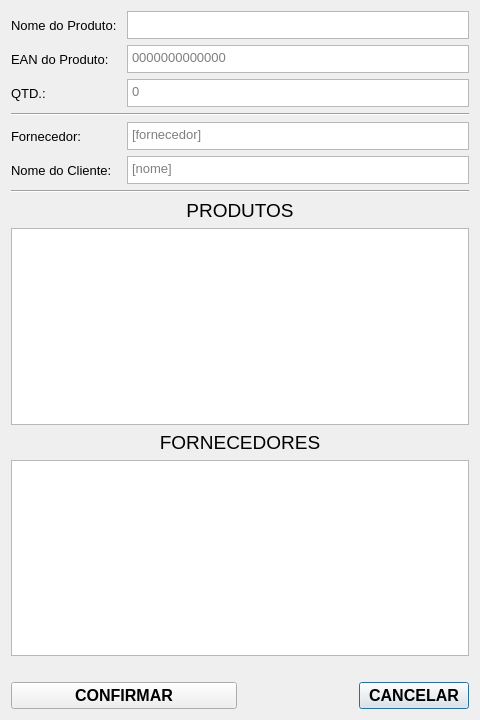
<?xml version="1.0" encoding="UTF-8"?>
<ui version="4.0">
 <class>WOBuy</class>
 <widget class="QDialog" name="WOBuy">
  <property name="geometry">
   <rect>
    <x>0</x>
    <y>0</y>
    <width>480</width>
    <height>720</height>
   </rect>
  </property>
  <property name="minimumSize">
   <size>
    <width>400</width>
    <height>560</height>
   </size>
  </property>
  <property name="windowTitle">
   <string>Comprar Produtos</string>
  </property>
  <property name="windowIcon">
   <iconset resource="resources.qrc">
    <normaloff>:/imgs/stox_24x24.png</normaloff>:/imgs/stox_24x24.png</iconset>
  </property>
  <layout class="QGridLayout" name="gridLayout">
   <item row="12" column="0" colspan="4">
    <widget class="QTableView" name="client_table">
     <property name="font">
      <font>
       <pointsize>12</pointsize>
      </font>
     </property>
     <property name="selectionMode">
      <enum>QAbstractItemView::SingleSelection</enum>
     </property>
     <property name="selectionBehavior">
      <enum>QAbstractItemView::SelectRows</enum>
     </property>
    </widget>
   </item>
   <item row="2" column="0">
    <widget class="QLabel" name="label_8">
     <property name="maximumSize">
      <size>
       <width>16777215</width>
       <height>16777215</height>
      </size>
     </property>
     <property name="font">
      <font>
       <pointsize>10</pointsize>
      </font>
     </property>
     <property name="text">
      <string>QTD.:</string>
     </property>
    </widget>
   </item>
   <item row="3" column="0" colspan="4">
    <widget class="Line" name="line">
     <property name="orientation">
      <enum>Qt::Horizontal</enum>
     </property>
    </widget>
   </item>
   <item row="14" column="3">
    <widget class="QPushButton" name="buy_cancel">
     <property name="font">
      <font>
       <pointsize>12</pointsize>
       <bold>true</bold>
      </font>
     </property>
     <property name="text">
      <string>CANCELAR</string>
     </property>
    </widget>
   </item>
   <item row="8" column="0" colspan="4">
    <widget class="Line" name="line_2">
     <property name="orientation">
      <enum>Qt::Horizontal</enum>
     </property>
    </widget>
   </item>
   <item row="6" column="1" colspan="3">
    <widget class="QPlainTextEdit" name="client_name">
     <property name="maximumSize">
      <size>
       <width>16777215</width>
       <height>28</height>
      </size>
     </property>
     <property name="font">
      <font>
       <pointsize>10</pointsize>
      </font>
     </property>
     <property name="cursor" stdset="0">
      <cursorShape>ForbiddenCursor</cursorShape>
     </property>
     <property name="readOnly">
      <bool>true</bool>
     </property>
     <property name="placeholderText">
      <string>[nome]</string>
     </property>
    </widget>
   </item>
   <item row="11" column="0" colspan="4">
    <widget class="QLabel" name="label_7">
     <property name="maximumSize">
      <size>
       <width>16777215</width>
       <height>16777215</height>
      </size>
     </property>
     <property name="font">
      <font>
       <pointsize>14</pointsize>
      </font>
     </property>
     <property name="text">
      <string>FORNECEDORES</string>
     </property>
     <property name="alignment">
      <set>Qt::AlignCenter</set>
     </property>
    </widget>
   </item>
   <item row="1" column="1" colspan="3">
    <widget class="QPlainTextEdit" name="product_ean">
     <property name="maximumSize">
      <size>
       <width>16777215</width>
       <height>28</height>
      </size>
     </property>
     <property name="font">
      <font>
       <pointsize>10</pointsize>
      </font>
     </property>
     <property name="cursor" stdset="0">
      <cursorShape>ForbiddenCursor</cursorShape>
     </property>
     <property name="readOnly">
      <bool>true</bool>
     </property>
     <property name="placeholderText">
      <string>0000000000000</string>
     </property>
    </widget>
   </item>
   <item row="9" column="0" colspan="4">
    <widget class="QLabel" name="label_6">
     <property name="maximumSize">
      <size>
       <width>16777215</width>
       <height>16777215</height>
      </size>
     </property>
     <property name="font">
      <font>
       <pointsize>14</pointsize>
      </font>
     </property>
     <property name="text">
      <string>PRODUTOS</string>
     </property>
     <property name="alignment">
      <set>Qt::AlignCenter</set>
     </property>
    </widget>
   </item>
   <item row="13" column="1">
    <spacer name="horizontalSpacer_3">
     <property name="orientation">
      <enum>Qt::Horizontal</enum>
     </property>
     <property name="sizeType">
      <enum>QSizePolicy::Expanding</enum>
     </property>
     <property name="sizeHint" stdset="0">
      <size>
       <width>108</width>
       <height>20</height>
      </size>
     </property>
    </spacer>
   </item>
   <item row="13" column="2">
    <spacer name="horizontalSpacer_2">
     <property name="orientation">
      <enum>Qt::Horizontal</enum>
     </property>
     <property name="sizeType">
      <enum>QSizePolicy::Expanding</enum>
     </property>
     <property name="sizeHint" stdset="0">
      <size>
       <width>108</width>
       <height>20</height>
      </size>
     </property>
    </spacer>
   </item>
   <item row="0" column="0">
    <widget class="QLabel" name="label_2">
     <property name="maximumSize">
      <size>
       <width>16777215</width>
       <height>16777215</height>
      </size>
     </property>
     <property name="font">
      <font>
       <pointsize>10</pointsize>
      </font>
     </property>
     <property name="text">
      <string>Nome do Produto:</string>
     </property>
    </widget>
   </item>
   <item row="10" column="0" colspan="4">
    <widget class="QTableView" name="product_table">
     <property name="font">
      <font>
       <pointsize>12</pointsize>
      </font>
     </property>
     <property name="selectionMode">
      <enum>QAbstractItemView::SingleSelection</enum>
     </property>
     <property name="selectionBehavior">
      <enum>QAbstractItemView::SelectRows</enum>
     </property>
    </widget>
   </item>
   <item row="1" column="0">
    <widget class="QLabel" name="label_3">
     <property name="maximumSize">
      <size>
       <width>16777215</width>
       <height>16777215</height>
      </size>
     </property>
     <property name="font">
      <font>
       <pointsize>10</pointsize>
      </font>
     </property>
     <property name="text">
      <string>EAN do Produto:</string>
     </property>
    </widget>
   </item>
   <item row="13" column="3">
    <spacer name="horizontalSpacer">
     <property name="orientation">
      <enum>Qt::Horizontal</enum>
     </property>
     <property name="sizeType">
      <enum>QSizePolicy::Expanding</enum>
     </property>
     <property name="sizeHint" stdset="0">
      <size>
       <width>108</width>
       <height>20</height>
      </size>
     </property>
    </spacer>
   </item>
   <item row="14" column="0" colspan="2">
    <widget class="QPushButton" name="buy_confirm">
     <property name="font">
      <font>
       <pointsize>12</pointsize>
       <bold>true</bold>
      </font>
     </property>
     <property name="text">
      <string>CONFIRMAR</string>
     </property>
    </widget>
   </item>
   <item row="6" column="0">
    <widget class="QLabel" name="label_4">
     <property name="maximumSize">
      <size>
       <width>16777215</width>
       <height>16777215</height>
      </size>
     </property>
     <property name="font">
      <font>
       <pointsize>10</pointsize>
      </font>
     </property>
     <property name="text">
      <string>Nome do Cliente:</string>
     </property>
    </widget>
   </item>
   <item row="2" column="1" colspan="3">
    <widget class="QPlainTextEdit" name="product_amount">
     <property name="maximumSize">
      <size>
       <width>16777215</width>
       <height>28</height>
      </size>
     </property>
     <property name="font">
      <font>
       <pointsize>10</pointsize>
      </font>
     </property>
     <property name="cursor" stdset="0">
      <cursorShape>IBeamCursor</cursorShape>
     </property>
     <property name="placeholderText">
      <string>0</string>
     </property>
    </widget>
   </item>
   <item row="0" column="1" colspan="3">
    <widget class="QPlainTextEdit" name="product_name">
     <property name="maximumSize">
      <size>
       <width>16777215</width>
       <height>28</height>
      </size>
     </property>
     <property name="font">
      <font>
       <pointsize>10</pointsize>
      </font>
     </property>
     <property name="cursor" stdset="0">
      <cursorShape>ForbiddenCursor</cursorShape>
     </property>
     <property name="frameShadow">
      <enum>QFrame::Sunken</enum>
     </property>
     <property name="readOnly">
      <bool>true</bool>
     </property>
     <property name="plainText">
      <string/>
     </property>
     <property name="placeholderText">
      <string>[nome]</string>
     </property>
    </widget>
   </item>
   <item row="13" column="0">
    <spacer name="horizontalSpacer_4">
     <property name="orientation">
      <enum>Qt::Horizontal</enum>
     </property>
     <property name="sizeHint" stdset="0">
      <size>
       <width>108</width>
       <height>20</height>
      </size>
     </property>
    </spacer>
   </item>
   <item row="4" column="0">
    <widget class="QLabel" name="label_5">
     <property name="maximumSize">
      <size>
       <width>16777215</width>
       <height>16777215</height>
      </size>
     </property>
     <property name="font">
      <font>
       <pointsize>10</pointsize>
      </font>
     </property>
     <property name="text">
      <string>Fornecedor:</string>
     </property>
    </widget>
   </item>
   <item row="4" column="1" colspan="3">
    <widget class="QPlainTextEdit" name="client_company">
     <property name="maximumSize">
      <size>
       <width>16777215</width>
       <height>28</height>
      </size>
     </property>
     <property name="font">
      <font>
       <pointsize>10</pointsize>
      </font>
     </property>
     <property name="cursor" stdset="0">
      <cursorShape>ForbiddenCursor</cursorShape>
     </property>
     <property name="readOnly">
      <bool>true</bool>
     </property>
     <property name="placeholderText">
      <string>[fornecedor]</string>
     </property>
    </widget>
   </item>
  </layout>
 </widget>
 <resources>
  <include location="resources.qrc"/>
 </resources>
 <connections/>
</ui>
